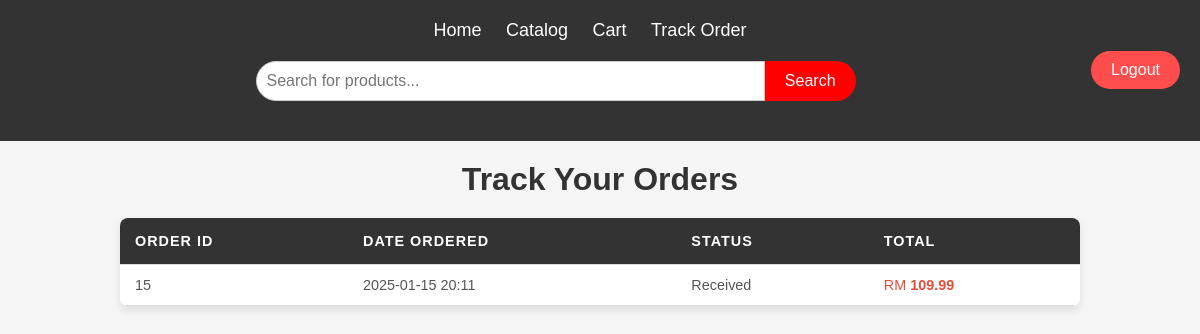
/track-order/ (signed in), run on an earlier commit of the app's database.
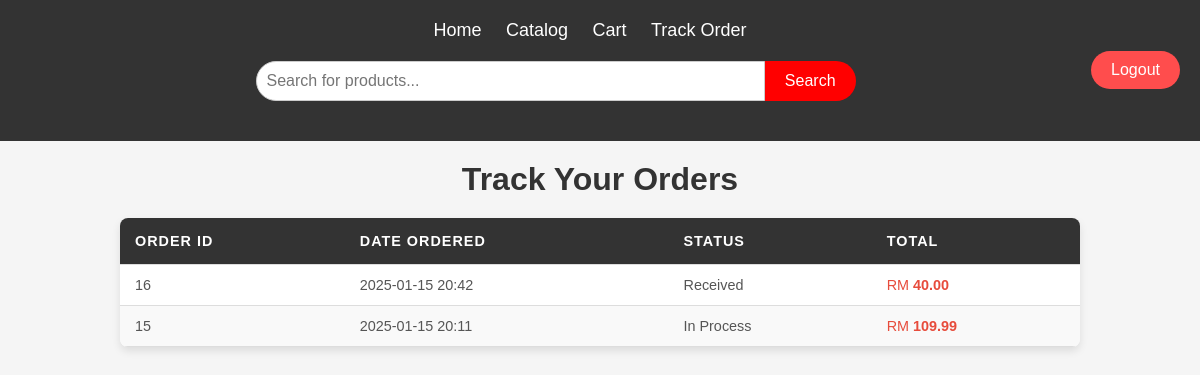
And on a later commit of the database.
### store/models.py (models this page shows, shortened)
class Order(models.Model):
    order_id = models.CharField(max_length=20, unique=True, blank=True, null=True)  # Tambah ini
    user = models.ForeignKey(User, on_delete=models.SET_NULL, null=True, blank=True)
    date_ordered = models.DateTimeField(auto_now_add=True)
    complete = models.BooleanField(default=False)
    transaction_id = models.CharField(max_length=100, null=True)
    @property
    def get_cart_total(self):
        orderitems = self.orderitem_set.all()
        total = sum([item.get_total for item in orderitems])  # Corrected to call get_total method of OrderItem
        return total

class OrderItem(models.Model):
    product = models.ForeignKey(Product, on_delete=models.SET_NULL, null=True)
    order = models.ForeignKey(Order, on_delete=models.SET_NULL, null=True)
    quantity = models.IntegerField(default=1)
    date_added = models.DateTimeField(auto_now_add=True)
    @property
    def get_total(self):
        if self.product:  # Ensure the product is not None
            return self.product.price * self.quantity
        return 0  # Return 0 if no product exists

class Product(models.Model):
    SKIN_TYPES = [
        ('Oily', 'Oily'),
        ('Dry', 'Dry'),
        ('Combination', 'Combination'),
        ('Normal', 'Normal'),
    ]
    SKIN_CONDITIONS = [
        ('Acne-Prone', 'Acne-Prone'),
        ('Sensitive', 'Sensitive'),
        ('Dehydrated', 'Dehydrated'),
    ]
    SKIN_TONES = [
        ('Cool Undertone', 'Cool Undertone'),
        ('Warm Undertone', 'Warm Undertone'),
        ('Neutral Undertone', 'Neutral Undertone'),
    ]
    SURFACE_TONES = [
        ('Sangat Cerah', 'Sangat Cerah'),
        ('Cerah', 'Cerah'),
        ('Terang', 'Terang'),
        ('Sederhana', 'Sederhana'),
        ('Sawo Matang', 'Sawo Matang'),
        ('Gelap', 'Gelap'),
        ('Sangat Gelap', 'Sangat Gelap'),
    ]
    SENSITIVITY_LEVELS = [
        ('Low', 'Low'),
        ('Medium', 'Medium'),
        ('High', 'High'),
    ]
    SKIN_TEXTURE_CHOICES = [
        ('Licin', 'Licin'),
        ('Kasar', 'Kasar'),
        ('Pori Besar', 'Pori Besar'),
        ('Berparut', 'Berparut'),
        ('Berkedut', 'Berkedut'),
    ]
    name = models.CharField(max_length=100)
    description = models.TextField(blank=True, null=True)
    price = models.DecimalField(max_digits=10, decimal_places=2)
    quantity = models.PositiveIntegerField()
    min_stock = models.PositiveIntegerField(default=0)
    max_stock = models.PositiveIntegerField(default=100)
    variation_code = models.CharField(max_length=50, unique=True, blank=True, null=True)
    skin_type = models.CharField(max_length=20, choices=SKIN_TYPES, blank=True, null=True)
    skin_condition = models.CharField(max_length=20, choices=SKIN_CONDITIONS, blank=True, null=True)
    skin_tone = models.CharField(max_length=20, choices=SKIN_TONES, blank=True, null=True)
    surface_tones = models.CharField(max_length=20, choices=SURFACE_TONES, blank=True, null=True)
    skin_texture = models.CharField(max_length=20, choices=SKIN_TEXTURE_CHOICES, blank=True, null=True)
    sensitivity_level = models.CharField(max_length=10, choices=SENSITIVITY_LEVELS, blank=True, null=True)
    images = models.ImageField(upload_to='media/product_image/')
    created_at = models.DateTimeField(auto_now_add=True)
    updated_at = models.DateTimeField(auto_now=True)
    category = models.CharField(max_length=20, null=True, blank=True)
    digital = models.BooleanField(default=False, null=True, blank=True)  # Allow null

### store/views.py (the view)
# urls.py: path('track-order/', views.track_order, name='track_order'),
def track_order(request):
    if request.user.is_authenticated:
        orders = Order.objects.filter(user=request.user).order_by('-date_ordered')
    else:
        orders = None
    context = {
        'orders': orders,
    }
    return render(request, 'store/track_order.html', context)

### store/templates/store/track_order.html (shortened to what this page needs)
{% extends 'store/basestore.html' %}
{% load static %}
{% block content %}
<h1>Track Your Orders</h1>
{% if orders %}
    <table>
        <thead>
            <tr>
                <th>Order ID</th>
                <th>Date Ordered</th>
                <th>Status</th>
                <th>Total</th>
            </tr>
        </thead>
        <tbody>
            {% for order in orders %}
            <tr>
                <td>{{ order.id }}</td>
                <td>{{ order.date_ordered|date:"Y-m-d H:i" }}</td>
                <td>
                    {% if order.complete %}
                        In Process
                    {% elif order.delivered %}
                        Delivered
                    {% else %}
                        Received
                    {% endif %}
                </td>
                <td>{{ order.get_cart_total }}</td>
            </tr>
            {% endfor %}
        </tbody>
    </table>
{% else %}
    <p>You have no orders yet.</p>
{% endif %}
{% endblock %}
{% block extra_css %}
<head>
    <link rel="stylesheet" href="{% static 'css/track_order.css' %}">
</head>
{% endblock %}

What changed in the data, as far as the page shows it:
added Order: id "16", date_ordered "2025-01-15 20:42", complete "Received", get_cart_total "40.00"
changed Order id 15: complete "Received" → "In Process"
